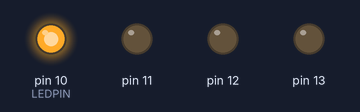
A sketch run on a simulated Arduino Uno, built with avr-gcc and run on an emulated ATmega328P. Parts: output pins drawn as LEDs (lit = HIGH).

Above: at 0.5 s.
At 2.5 s:
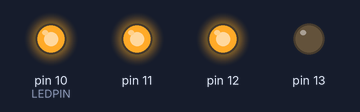
At 3.5 s:
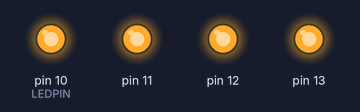
At 4.5 s:
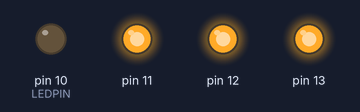
At 6.5 s:
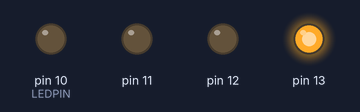
At 9.5 s:
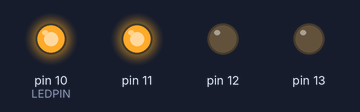
Timing chart, 0 to 10.4 s (numbered marks = the images above):
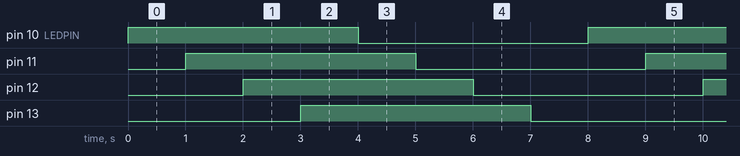

Measured:
- by itself, pin 10 (LEDPIN), pin 11–13: alternates HIGH for 4.0 s and LOW for 4.0 s
- by itself, everything shown: repeats every 8.0 s, in 8 steps

The sketch:

blinking02.ino
```cpp
int LEDPIN = 10 ;  //Задаем переменную, с подключением 1-ого светодиода к Pin10
int NUMB = 4;   //задаем количество светодиодов
int i;

void setup(){
for ( i = LEDPIN; i < (LEDPIN + NUMB); i ++) //изменяем переменную i на единицу в заданном диапазоне
  pinMode(i, OUTPUT);   //Устанавливаем вывод i цифрового ввода/вывода как выход
}

void loop(){
for ( i = LEDPIN; i < (LEDPIN + NUMB); i ++) //изменяем переменную i на единицу в заданном диапазоне
{
  digitalWrite(i, HIGH);    //на цифровом выходе i устанавливаем 1. Гасим светодиод.
  delay(1000);        //пауза 300мс секунд
}

for ( i = LEDPIN; i < (LEDPIN + NUMB); i ++) //изменяем переменную i на единицу в заданном диапазоне
{
  digitalWrite(i, LOW);    //на цифровом выходе i устанавливаем 0. Включаем светодиод.
  delay(1000);        //пауза 300мс секунд
}
}
```
